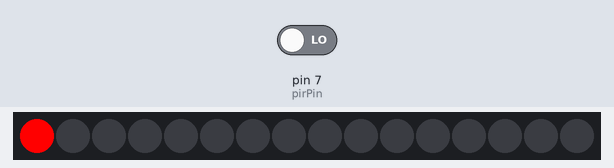
A sketch run on a simulated Arduino Uno, built with avr-gcc and run on an emulated ATmega328P. Shown: 16 RGB LEDs in strip order, left to right. The test bench sets the inputs (shaded band); at power-on: pin 7 (pirPin) LOW. What the sketch prints to the serial monitor is not drawn.

Above: at 30.06 s.
At 30.46 s:
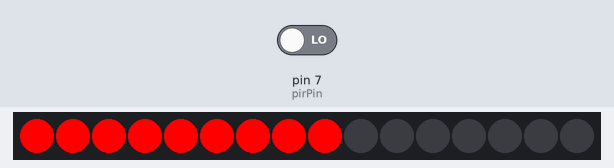
At 30.9 s:
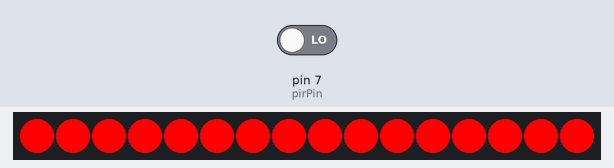

The sketch:

PIR_Sensor_Trigger_NeoPixel.ino
```cpp
#include <Adafruit_NeoPixel.h>

//Variables
#define PIN 6 //this is the data pin for the neopixel

//START Variables for PIR Sensor ---------
int calibrationTime = 30; //calibration time for the PIR sensor
long unsigned int lowIn; //Time when the sensor outputs a low impulse

//time in ms the sensor has to be low
//before we assume motion has stopped
long unsigned int pause = 5000;

boolean lockLow=true;
boolean takeLowTime;

int pirPin = 7; //input connected to PIR output

//END Variables for PIR Sensor ----


// Parameter 1 = number of pixels in strip
// Parameter 2 = Arduino pin number (most are valid)
// Parameter 3 = pixel type flags, add together as needed:
//   NEO_KHZ800  800 KHz bitstream (most NeoPixel products w/WS2812 LEDs)
//   NEO_KHZ400  400 KHz (classic 'v1' (not v2) FLORA pixels, WS2811 drivers)
//   NEO_GRB     Pixels are wired for GRB bitstream (most NeoPixel products)
//   NEO_RGB     Pixels are wired for RGB bitstream (v1 FLORA pixels, not v2)
//   NEO_RGBW    Pixels are wired for RGBW bitstream (NeoPixel RGBW products)
Adafruit_NeoPixel strip = Adafruit_NeoPixel(16, PIN, NEO_GRB + NEO_KHZ800);


void setup()
{

  strip.begin();
  strip.show(); //Initialize all pixels to 'off'

  Serial.begin(9600);
  pinMode(pirPin, INPUT);

  Serial.print("calibrating sensor");
    for(int i = 0; i < calibrationTime; i++)
    {
      Serial.print(".");
      delay(1000);
    }
    Serial.println(" done");
    Serial.println("SENSOR ACTIVE");
    delay(50);
}

void loop()
{

  if(digitalRead(pirPin) == HIGH){
    colorWipe(strip.Color(0, 255, 0), 50); // Green
    if(lockLow){
        lockLow = false;
        Serial.println("---");
        Serial.print("motion detected at ");
        Serial.println(millis()/1000);
        Serial.println(" sec");
        delay(50);
               }
        takeLowTime = true;
                                }
  if(digitalRead(pirPin) == LOW)
  {
  colorWipe(strip.Color(255, 0, 0), 50); // Red

  if(takeLowTime){
        lowIn = millis();          //save the time of the transition from high to LOW
        takeLowTime = false;       //make sure this is only done at the start of a LOW phase
        }
       //if the sensor is low for more than the given pause,
       //we assume that no more motion is going to happen
       if(!lockLow && millis() - lowIn > pause)
       {
           //makes sure this block of code is only executed again after
           //a new motion sequence has been detected
           lockLow = true;
           Serial.print("motion ended at ");      //output
           Serial.print((millis() - pause)/1000);
           Serial.println(" sec");
           delay(50);
           }
  }


}

// Fill the dots one after the other with a color
void colorWipe(uint32_t c, uint8_t wait) {
  for(uint16_t i=0; i<strip.numPixels(); i++) {
    strip.setPixelColor(i, c);
    strip.show();
    delay(wait);
  }
}
```
